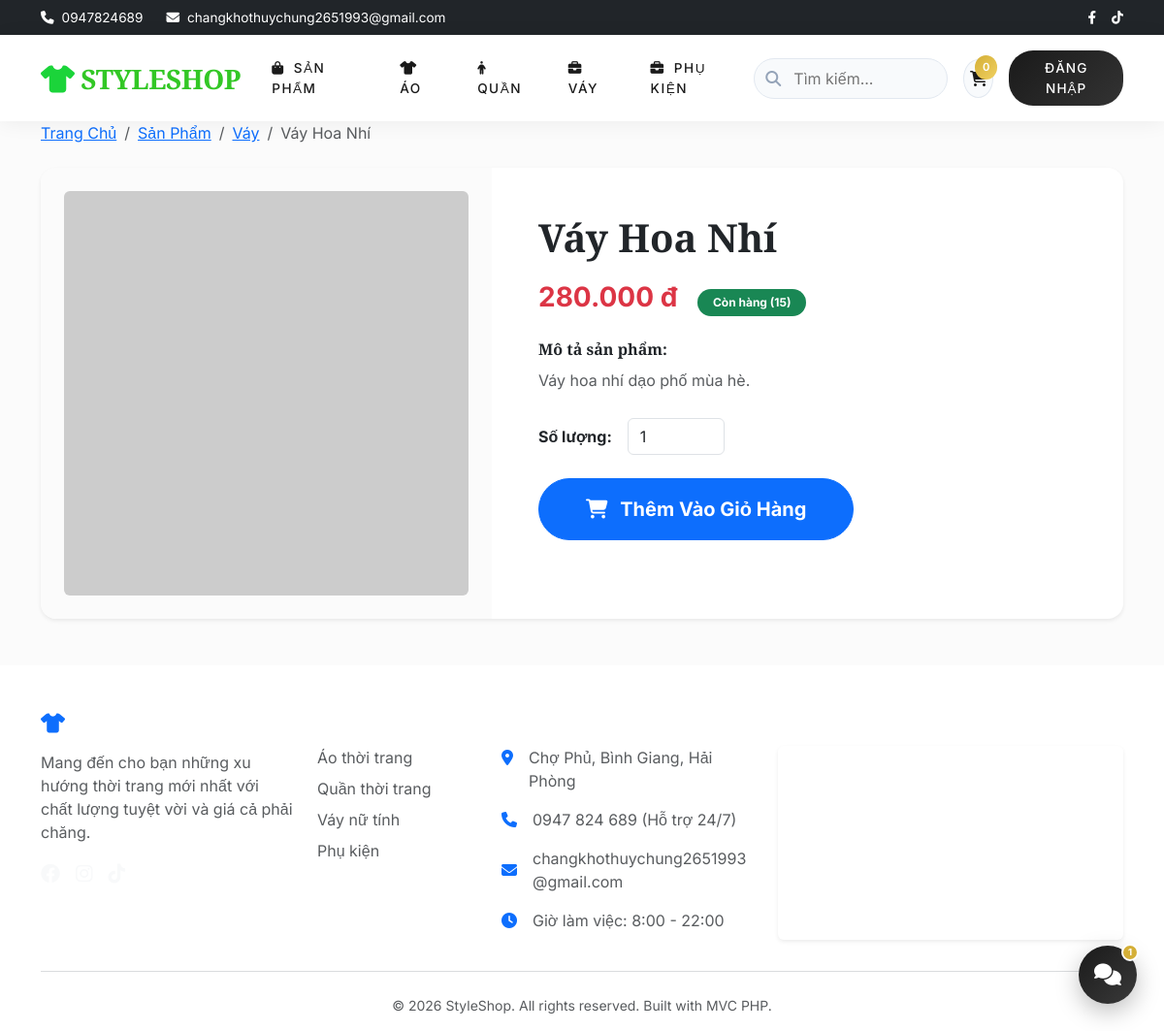
Page /product/detail/4 on the committed database.
### tables this page shows
CREATE TABLE `products` (
  `id` int(11) NOT NULL AUTO_INCREMENT,
  `category_id` int(11) NOT NULL,
  `name` varchar(255) NOT NULL,
  `description` text DEFAULT NULL,
  `price` decimal(10,2) NOT NULL,
  `image` varchar(255) DEFAULT NULL,
  `stock` int(11) NOT NULL DEFAULT 0,
  `created_at` timestamp NOT NULL DEFAULT current_timestamp(),
  PRIMARY KEY (`id`),
  KEY `category_id` (`category_id`),
  CONSTRAINT `products_ibfk_1` FOREIGN KEY (`category_id`) REFERENCES `categories` (`id`) ON DELETE CASCADE
);

CREATE TABLE `categories` (
  `id` int(11) NOT NULL AUTO_INCREMENT,
  `name` varchar(255) NOT NULL,
  `description` text DEFAULT NULL,
  `created_at` timestamp NOT NULL DEFAULT current_timestamp(),
  PRIMARY KEY (`id`)
);

### core/Controller.php (called while the page is built, shortened)
<?php
class Controller {
    public function model($model) {
        return new $model();
    }
    public function view($view, $data = []) {
        require_once 'views/' . $view . '.php';
    }
}
?>

### controllers/ProductController.php (called while the page is built, shortened)
<?php
class ProductController extends Controller {
    public function detail($id = null) {
        $productModel = $this->model('Product');
        $product = $productModel->readOne($id);
        $this->view('product/detail', ['product' => $product]);
    }
}
?>

### core/App.php (called while the page is built, shortened)
<?php
class App {
    protected $method = 'index';
    public function __construct() {
        $url = $this->parseUrl();
        if (isset($url[0]) && file_exists('controllers/' . ucfirst($url[0]) . 'Controller.php')) {
            unset($url[0]);
        }
        $this->controller = new $this->controller;
        if (isset($url[1])) {
            if (method_exists($this->controller, $url[1])) {
                $this->method = $url[1];
                unset($url[1]);
            }
        }
        $this->params = $url ? array_values($url) : [];
        call_user_func_array([$this->controller, $this->method], $this->params);
    }
    public function parseUrl() {
        if (isset($_GET['url'])) {
            return explode('/', filter_var(rtrim($_GET['url'], '/'), FILTER_SANITIZE_URL));
        }
    }
}
?>

### index.php (called while the page is built, shortened)
<?php
require_once 'core/App.php';
require_once 'core/Controller.php';
require_once 'config/database.php';
$app = new App();
?>

### models/Product.php (called while the page is built, shortened)
<?php
class Product {
    private $conn;
    private $table_name = "products";
    public function __construct() {
        $database = new Database();
        $this->conn = $database->getConnection();
    }
    public function readOne($id) {
        $query = "SELECT p.*, c.name as category_name
                  FROM " . $this->table_name . " p
                  LEFT JOIN categories c ON p.category_id = c.id
                  WHERE p.id = ? LIMIT 0,1";
        $stmt = $this->conn->prepare($query);
        $stmt->bindParam(1, $id);
        $stmt->execute();
        return $stmt->fetch(PDO::FETCH_ASSOC);
    }
}
?>

### config/database.php (called while the page is built, shortened)
<?php
class Database {
    private $host = "localhost";
    private $db_name = "shop_quan_ao";
    private $username = "root";
    private $password = "";
    public function getConnection() {
        $this->conn = null;
        try {
            $this->conn = new PDO("mysql:host=" . $this->host . ";dbname=" . $this->db_name, $this->username, $this->password);
            $this->conn->setAttribute(PDO::ATTR_ERRMODE, PDO::ERRMODE_EXCEPTION);
            $this->conn->exec("set names utf8mb4");
        } catch(PDOException $exception) {
            echo "Connection error: " . $exception->getMessage();
        }
        return $this->conn;
    }
}
?>

### views/product/detail.php (the view)
<?php require_once 'views/layouts/header.php'; ?>
<?php $product = $data['product']; ?>
<div class="container mb-5">
    <nav aria-label="breadcrumb" class="mb-4">
        <ol class="breadcrumb">
            <li class="breadcrumb-item"><a href="/shop_quan_ao/">Trang Chủ</a></li>
            <li class="breadcrumb-item"><a href="/shop_quan_ao/product">Sản Phẩm</a></li>
            <?php if (!empty($product['category_name'])): ?>
                <li class="breadcrumb-item"><a href="/shop_quan_ao/product/category/<?php echo $product['category_id']; ?>"><?php echo htmlspecialchars($product['category_name']); ?></a></li>
            <?php endif; ?>
            <li class="breadcrumb-item active" aria-current="page"><?php echo htmlspecialchars($product['name']); ?></li>
        </ol>
    </nav>
    <div class="card border-0 shadow-sm rounded-4 overflow-hidden">
        <div class="row g-0">
            <div class="col-md-5 bg-light d-flex align-items-center justify-content-center p-4" style="min-height: 400px;">
                <?php
                    $imgSrc = !empty($product['image']) ? '/shop_quan_ao/public/uploads/' . $product['image'] : 'https://via.placeholder.com/600x600.png?text=No+Image';
                ?>
                <img src="<?php echo $imgSrc; ?>" class="img-fluid rounded" alt="<?php echo htmlspecialchars($product['name']); ?>" style="max-height: 500px; object-fit: contain;">
            </div>
            <div class="col-md-7">
                <div class="card-body p-5">
                    <h1 class="card-title fw-bold mb-3"><?php echo htmlspecialchars($product['name']); ?></h1>
                    <div class="mb-4">
                        <span class="fs-3 fw-bold text-danger"><?php echo number_format($product['price'], 0, ',', '.'); ?> đ</span>
                        <?php if ($product['stock'] > 0): ?>
                            <span class="badge bg-success ms-3 rounded-pill px-3 py-2">Còn hàng (<?php echo $product['stock']; ?>)</span>
                        <?php else: ?>
                            <span class="badge bg-danger ms-3 rounded-pill px-3 py-2">Hết hàng</span>
                        <?php endif; ?>
                    </div>
                    <div class="mb-4">
                        <h6 class="fw-bold">Mô tả sản phẩm:</h6>
                        <p class="text-muted" style="line-height: 1.8;">
                            <?php echo nl2br(htmlspecialchars($product['description'] ?? 'Chưa có mô tả.')); ?>
                        </p>
                    </div>
                    <form action="/shop_quan_ao/cart/add/<?php echo $product['id']; ?>" method="POST" class="mt-4">
                        <div class="row align-items-center g-3 mb-4">
                            <div class="col-auto">
                                <label for="quantity" class="col-form-label fw-bold">Số lượng:</label>
                            </div>
                            <div class="col-auto">
                                <input type="number" id="quantity" name="quantity" class="form-control" value="1" min="1" max="<?php echo max(1, $product['stock']); ?>" style="width: 100px;">
                            </div>
                        </div>
                        <div class="d-flex gap-3">
                            <button type="submit" class="btn btn-primary btn-lg px-5 py-3 rounded-pill fw-bold" <?php echo $product['stock'] <= 0 ? 'disabled' : ''; ?>>
                                <i class="fa-solid fa-cart-shopping me-2"></i> Thêm Vào Giỏ Hàng
                            </button>
                        </div>
                    </form>
                </div>
            </div>
        </div>
    </div>
</div>
<?php require_once 'views/layouts/footer.php'; ?>

### public/css/style.css (style rules this page uses)
:root { --primary-color: #1a1a1a; --secondary-color: #f8f9fa; --accent-color: #d4af37; --text-main: #222222; --text-muted: #777777; --border-color: #eaeaea; --font-heading: 'Playfair Display', serif; --font-body: 'Inter', sans-serif; }
body { font-family: var(--font-body); color: var(--text-main); display: flex; flex-direction: column; min-height: 100vh; background-color: #fff; -webkit-font-smoothing: antialiased; }
h1, h2, h3, h4, h5, h6, .brand-font { font-family: var(--font-heading); font-weight: 700; }
.bg-light { background-color: #fbfbfb !important; }

### rows in the picture
products: category.name "Váy", name "Váy Hoa Nhí", price "280.000", stock "15", description "Váy hoa nhí dạo phố mùa hè."
